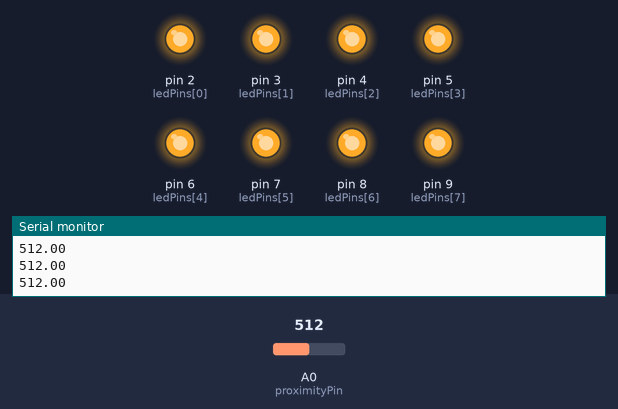
A sketch run on a simulated Arduino Uno, built with avr-gcc and run on an emulated ATmega328P. Shown: output pins drawn as LEDs (lit = HIGH), the last lines printed to the serial monitor. The inputs (shaded band) are chosen by the test bench; at power-on: A0 (proximityPin) = 512.

Above: at 1.3 s.
1.4 s: A0 (proximityPin) set to 486
At 2.7 s:
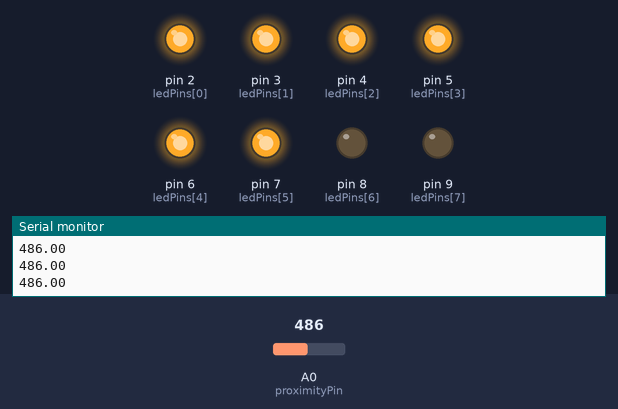
3.0 s: A0 (proximityPin) set to 412
4.5 s: A0 (proximityPin) set to 389
At 5.3 s:
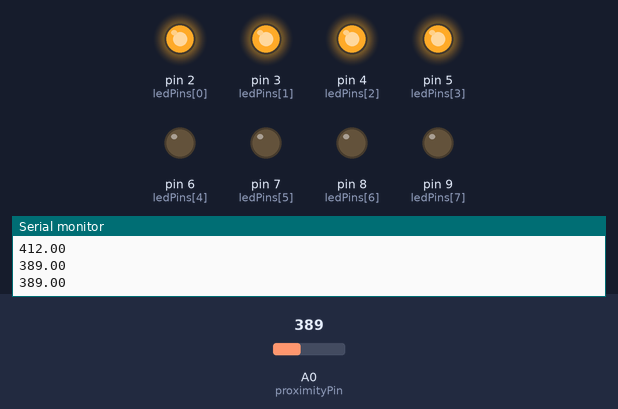
6.0 s: A0 (proximityPin) set to 308
7.5 s: A0 (proximityPin) set to 293
At 8.7 s:
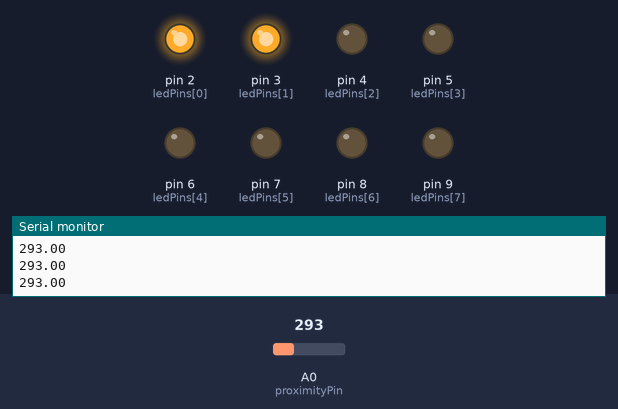
9.0 s: A0 (proximityPin) set to 306
At 10.1 s:
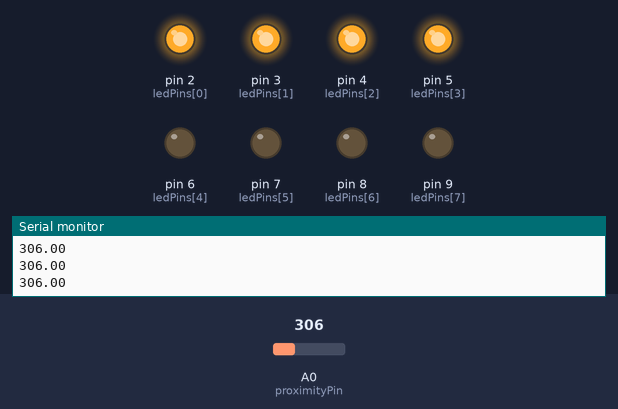
Timing chart, 0 to 11.5 s (numbered marks = the images above; inputs shaded):
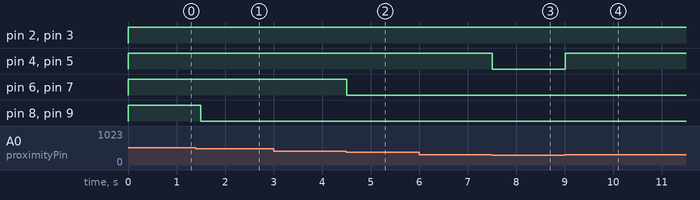

Measured:
- the behaviour switches between 501 and 500 on A0 (proximityPin) (found by bisection; images 0 and 1)
- the behaviour switches between 401 and 400 on A0 (proximityPin) (found by bisection; images 1 and 2)
- the behaviour switches between 301 and 300 on A0 (proximityPin) (found by bisection; images 2 and 3)
- after the input at 1.4 s, pin 8 (ledPins[6]), pin 9 (ledPins[7]): HIGH → LOW after 0.10 s
- after the input at 4.5 s, pin 6 (ledPins[4]), pin 7 (ledPins[5]): HIGH → LOW at once
- after the input at 7.5 s, pin 4 (ledPins[2]), pin 5 (ledPins[3]): HIGH → LOW at once
- after the input at 9.0 s, pin 4 (ledPins[2]), pin 5 (ledPins[3]): LOW → HIGH at once

The sketch:

lights_sensor.ino
```cpp
const int proximityPin = 0;

int ledPins[] = {2,3,4,5,6,7,8,9};

void setup()
{

  int index;

  for(index = 0; index <= 7; index++)
  {
    pinMode(ledPins[index],OUTPUT);
  }
  Serial.begin(9600);
}


void loop()
{


  float voltage;
  voltage = analogRead(proximityPin);
  Serial.println(voltage);

  if(voltage > 150){
    digitalWrite(ledPins[0], HIGH);  //Turns on LED #0 (pin 2)
    digitalWrite(ledPins[1], HIGH);
  }
  else {
    digitalWrite(ledPins[0], LOW);  //Turns on LED #0 (pin 2)
    digitalWrite(ledPins[1], LOW);
  }

  if (voltage > 300){
    digitalWrite(ledPins[2], HIGH);  //Turns on LED #1 (pin 3)
    digitalWrite(ledPins[3], HIGH);  //Turns on LED #1 (pin 3)
  }
  else{
    digitalWrite(ledPins[2], LOW);  //Turns on LED #1 (pin 3)
    digitalWrite(ledPins[3], LOW);  //Turns on LED #2 (pin 4)
  }
   if (voltage > 400){
    digitalWrite(ledPins[4], HIGH);  //Turns on LED #1 (pin 3)
    digitalWrite(ledPins[5], HIGH);  //Turns on LED #1 (pin 3)
  }
  else{
    digitalWrite(ledPins[4], LOW);  //Turns on LED #1 (pin 3)
    digitalWrite(ledPins[5], LOW);  //Turns on LED #2 (pin 4)
  }
   if (voltage > 500){
    digitalWrite(ledPins[6], HIGH);  //Turns on LED #1 (pin 3)
    digitalWrite(ledPins[7], HIGH);  //Turns on LED #1 (pin 3)
  }
  else{
    digitalWrite(ledPins[6], LOW);  //Turns on LED #1 (pin 3)
    digitalWrite(ledPins[7], LOW);  //Turns on LED #2 (pin 4)
  }
  delay(500); // repeat once per second (change as you wish!)
}
```
